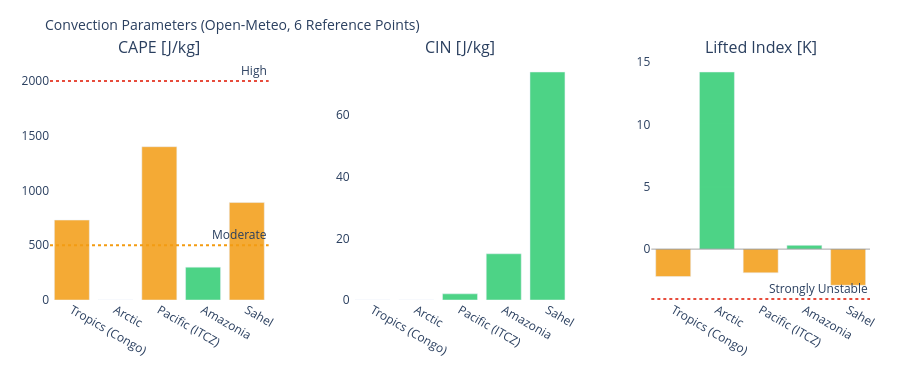

Notebook code cell kept with this figure:
### Markdown cell above
---
## 3. Visualizations

### Code cell
# ============================================================
# CAPE / CIN / LIFTED INDEX – Convection potential
# ============================================================

if not df_atm.empty:
    fig = make_subplots(
        rows=1, cols=3,
        subplot_titles=['CAPE [J/kg]', 'CIN [J/kg]', 'Lifted Index [K]'],
        horizontal_spacing=0.1
    )
    pts = df_atm['point'].tolist()
    pt_colors = ['#E85D24','#185FA5','#888780','#378ADD','#639922','#F2A623']

    # CAPE – höher = mehr Gewitterpotential
    cape_vals = df_atm['cape'].fillna(0).tolist()
    cape_colors = ['#e74c3c' if v > 2000 else '#f39c12' if v > 500 else '#2ecc71'
                   for v in cape_vals]
    fig.add_trace(go.Bar(x=pts, y=cape_vals, marker_color=cape_colors,
                         opacity=0.85, showlegend=False), row=1, col=1)
    fig.add_hline(y=2000, line_dash='dot', line_color='#e74c3c',
                  annotation_text='High', row=1, col=1)
    fig.add_hline(y=500,  line_dash='dot', line_color='#f39c12',
                  annotation_text='Moderate', row=1, col=1)

    # CIN – negativer = stärker gedeckelt (weniger Auslöse)
    cin_vals = df_atm['cin'].fillna(0).tolist()
    cin_colors = ['#e74c3c' if v < -200 else '#f39c12' if v < -50 else '#2ecc71'
                  for v in cin_vals]
    fig.add_trace(go.Bar(x=pts, y=cin_vals, marker_color=cin_colors,
                         opacity=0.85, showlegend=False), row=1, col=2)

    # Lifted Index – negativ = instabil
    li_vals = df_atm['li'].fillna(0).tolist()
    li_colors = ['#e74c3c' if v < -4 else '#f39c12' if v < 0 else '#2ecc71'
                 for v in li_vals]
    fig.add_trace(go.Bar(x=pts, y=li_vals, marker_color=li_colors,
                         opacity=0.85, showlegend=False), row=1, col=3)
    fig.add_hline(y=0, line_color='gray', line_width=0.7, row=1, col=3)
    fig.add_hline(y=-4, line_dash='dot', line_color='#e74c3c',
                  annotation_text='Strongly Unstable', row=1, col=3)

    fig.update_layout(
        title=dict(text='Convection Parameters (Open-Meteo, 6 Reference Points)', font=dict(size=14)),
        height=380, plot_bgcolor='rgba(0,0,0,0)', paper_bgcolor='rgba(0,0,0,0)',
        margin=dict(l=50, r=30, t=60, b=80)
    )
    fig.update_xaxes(tickangle=30)
    fig.show()

### Figure 1 — Plotly figure (JSON) as saved in the notebook; plotly's stock layout.template omitted (floating-point values rounded to 4 significant figures)
{"data": [{"marker": {"color": ["#f39c12", "#2ecc71", "#f39c12", "#2ecc71", "#f39c12"]}, "opacity": 0.85, "showlegend": false, "type": "bar", "x": ["Tropics (Congo)", "Arctic", "Pacific (ITCZ)", "Amazonia", "Sahel"], "xaxis": "x", "y": [730.0, 0.0, 1400.0, 300.0, 890.0], "yaxis": "y"}, {"marker": {"color": ["#2ecc71", "#2ecc71", "#2ecc71", "#2ecc71", "#2ecc71"]}, "opacity": 0.85, "showlegend": false, "type": "bar", "x": ["Tropics (Congo)", "Arctic", "Pacific (ITCZ)", "Amazonia", "Sahel"], "xaxis": "x2", "y": [0.0, 0.0, 2.0, 15.0, 74.0], "yaxis": "y2"}, {"marker": {"color": ["#f39c12", "#2ecc71", "#f39c12", "#2ecc71", "#f39c12"]}, "opacity": 0.85, "showlegend": false, "type": "bar", "x": ["Tropics (Congo)", "Arctic", "Pacific (ITCZ)", "Amazonia", "Sahel"], "xaxis": "x3", "y": [-2.2, 14.2, -1.9, 0.3, -2.9], "yaxis": "y3"}], "layout": {"annotations": [{"font": {"size": 16}, "showarrow": false, "text": "CAPE [J/kg]", "x": 0.1333, "xanchor": "center", "xref": "paper", "y": 1.0, "yanchor": "bottom", "yref": "paper"}, {"font": {"size": 16}, "showarrow": false, "text": "CIN [J/kg]", "x": 0.5, "xanchor": "center", "xref": "paper", "y": 1.0, "yanchor": "bottom", "yref": "paper"}, {"font": {"size": 16}, "showarrow": false, "text": "Lifted Index [K]", "x": 0.8667, "xanchor": "center", "xref": "paper", "y": 1.0, "yanchor": "bottom", "yref": "paper"}, {"showarrow": false, "text": "High", "x": 1, "xanchor": "right", "xref": "x domain", "y": 2000, "yanchor": "bottom", "yref": "y"}, {"showarrow": false, "text": "Moderate", "x": 1, "xanchor": "right", "xref": "x domain", "y": 500, "yanchor": "bottom", "yref": "y"}, {"showarrow": false, "text": "Strongly Unstable", "x": 1, "xanchor": "right", "xref": "x3 domain", "y": -4, "yanchor": "bottom", "yref": "y3"}], "height": 380, "margin": {"b": 80, "l": 50, "r": 30, "t": 60}, "paper_bgcolor": "rgba(0,0,0,0)", "plot_bgcolor": "rgba(0,0,0,0)", "shapes": [{"line": {"color": "#e74c3c", "dash": "dot"}, "type": "line", "x0": 0, "x1": 1, "xref": "x domain", "y0": 2000, "y1": 2000, "yref": "y"}, {"line": {"color": "#f39c12", "dash": "dot"}, "type": "line", "x0": 0, "x1": 1, "xref": "x domain", "y0": 500, "y1": 500, "yref": "y"}, {"line": {"color": "gray", "width": 0.7}, "type": "line", "x0": 0, "x1": 1, "xref": "x3 domain", "y0": 0, "y1": 0, "yref": "y3"}, {"line": {"color": "#e74c3c", "dash": "dot"}, "type": "line", "x0": 0, "x1": 1, "xref": "x3 domain", "y0": -4, "y1": -4, "yref": "y3"}], "title": {"font": {"size": 14}, "text": "Convection Parameters (Open-Meteo, 6 Reference Points)"}, "xaxis": {"anchor": "y", "domain": [0.0, 0.2667], "tickangle": 30}, "xaxis2": {"anchor": "y2", "domain": [0.3667, 0.6333], "tickangle": 30}, "xaxis3": {"anchor": "y3", "domain": [0.7333, 1.0], "tickangle": 30}, "yaxis": {"anchor": "x", "domain": [0.0, 1.0]}, "yaxis2": {"anchor": "x2", "domain": [0.0, 1.0]}, "yaxis3": {"anchor": "x3", "domain": [0.0, 1.0]}}}
